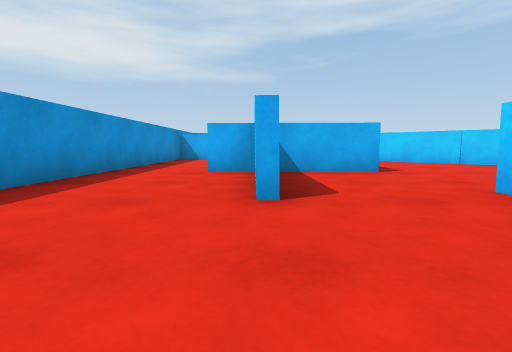
view 1 (above)

16 first-person views from a walk through a Unity game level. The camera is 0.43 m above the floor, tilts 6° down and sees 85° across. The floor is counted in squares, 1 m on a side. Each view is taken from the middle of a square. On the plan, view 1 faces up. The plan holds only what a view shows up to about 9 squares ahead; the rest is blank.

view 2
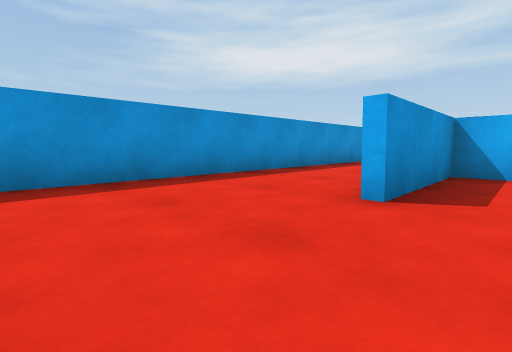

view 3
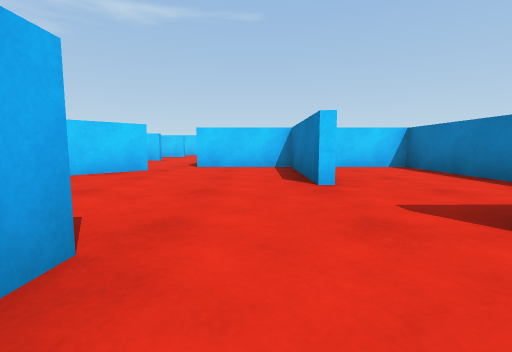

view 4
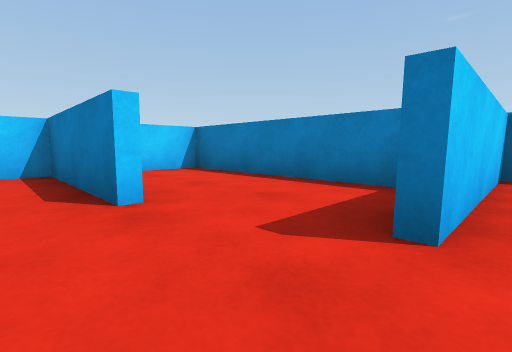

view 5
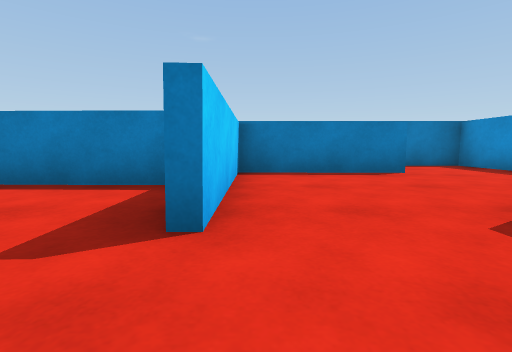

view 6
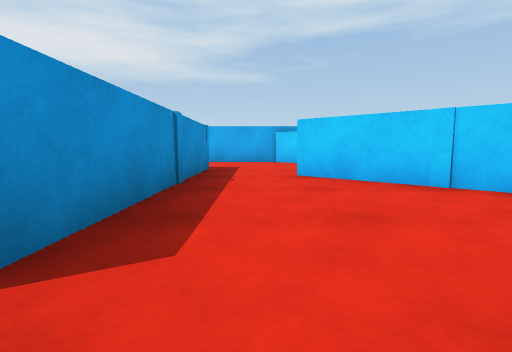

view 7
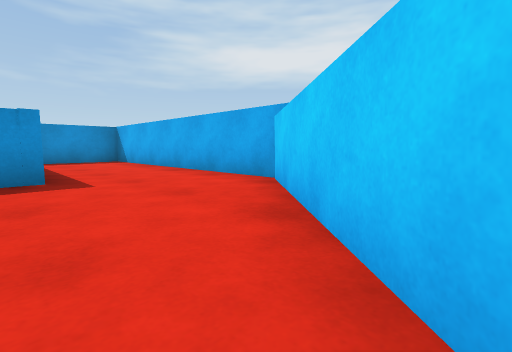

view 8
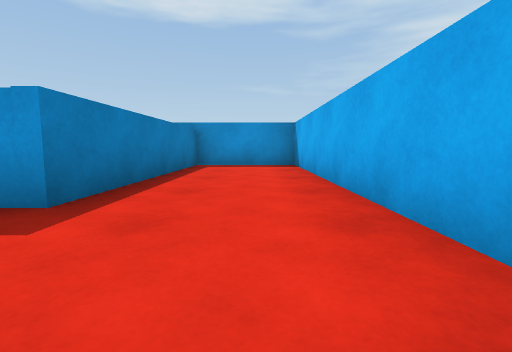

view 9
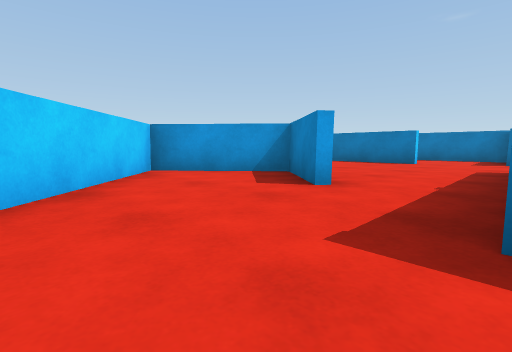

view 10
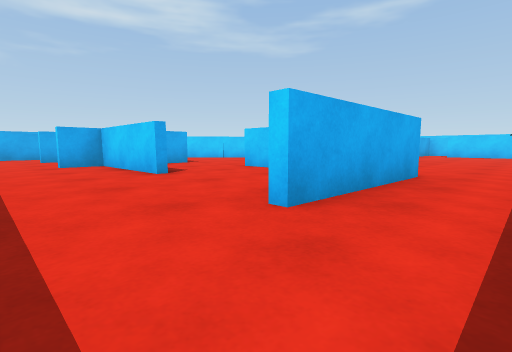

view 11
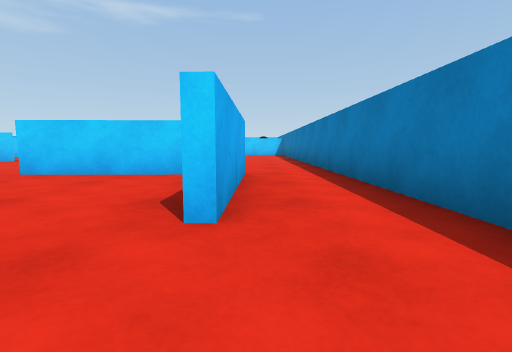

view 12
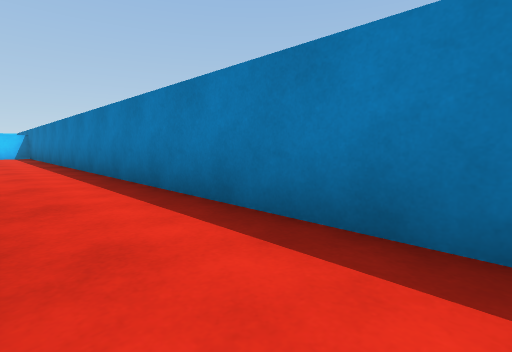

view 13
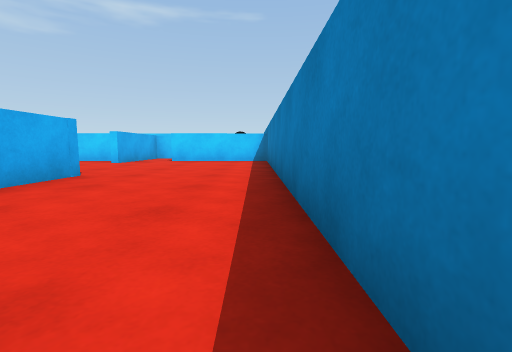

view 14
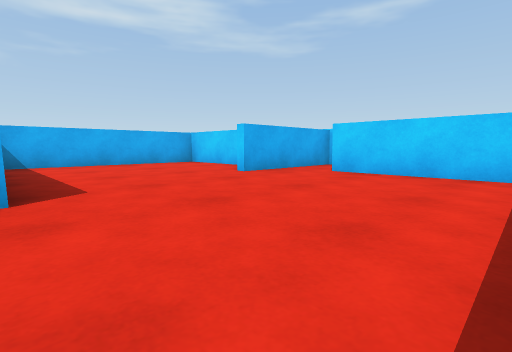

view 15
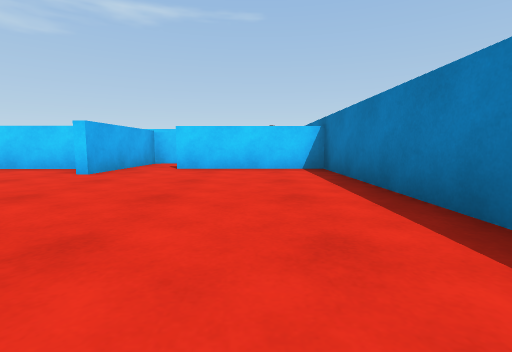

view 16
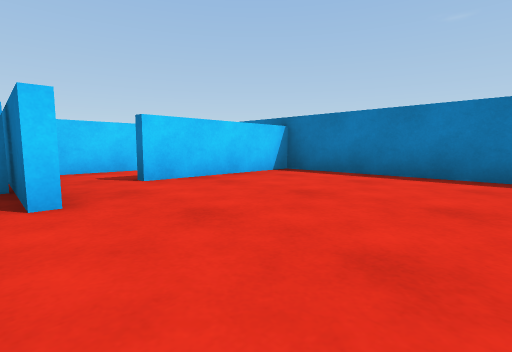

### Floor plan
Ten units are one square. View 1 is at (0, 0); x grows to the right and y downward. Boxes are objects, and circles mark ways between rooms. Rooms are numbered by the first view taken in them; rooms with no view inside come last. Other rooms are left out.
<svg viewBox="-31 -124 167 152">
<path fill="none" stroke="#000" d="M0 -21 0 -48 -9 -48M21 -47 2 -48 2 -22M-5 6 23 6 23 -27M-26 -66 -26 6M41 -33 69 -32 69 -53M61 -60 36 -82M24 -9 69 -8 69 -23M21 -76 21 -47M37 -83 50 -71 69 -88 51 -104M21 -95 21 -76M51 -104 34 -119 -26 -119 -26 -96 21 -95M72 -6 58 -6M102 -18 124 -18M25 8 -5 8M114 -17 114 -50 72 -50M131 1 131 -15 102 -16M-26 6 -26 23 115 23 114 -6M-3 -72 -8 -72M-6 -94 -16 -94M-26 -91 -26 -66"/>
<circle cx="20" cy="-35" r="3" fill="#2a7"/>
<circle cx="-15" cy="10" r="3" fill="#2a7"/>
<circle cx="-15" cy="-70" r="3" fill="#2a7"/>
<circle cx="30" cy="-70" r="3" fill="#2a7"/>
<circle cx="35" cy="-100" r="3" fill="#2a7"/>
<text x="-10" y="-30">1</text>
<text x="40" y="-40">2</text>
<text x="40" y="-90">3</text>
<text x="20" y="-110">4</text>
<text x="70" y="0">5</text>
<text x="-10" y="-80">6</text>
</svg>
Room 1 opens to room 2. Room 1 opens to room 5. Room 1 opens to room 6. Room 2 opens to room 3. Room 3 opens to room 4.

Where each view was taken, in squares from view 1:
view 1: 0 up, 0 right, facing up
view 2: 0 up, 1 right, facing up-left
view 3: 4 up, 1 right, facing right
view 4: 4 up, 2 right, facing down-right
view 5: 4 up, 2 right, facing down
view 6: 4 up, 3 right, facing up
view 7: 9 up, 6 right, facing up-left
view 8: 11 up, 4 right, facing left
view 9: 11 up, 2 right, facing down-right
view 10: 2 down, 2 left, facing up-right
view 11: 1 down, 2 left, facing right
view 12: 1 down, 1 left, facing down-right
view 13: 2 down, 3 right, facing right
view 14: 2 down, 7 right, facing up-right
view 15: 1 down, 6 right, facing right
view 16: 2 up, 8 right, facing down-right
